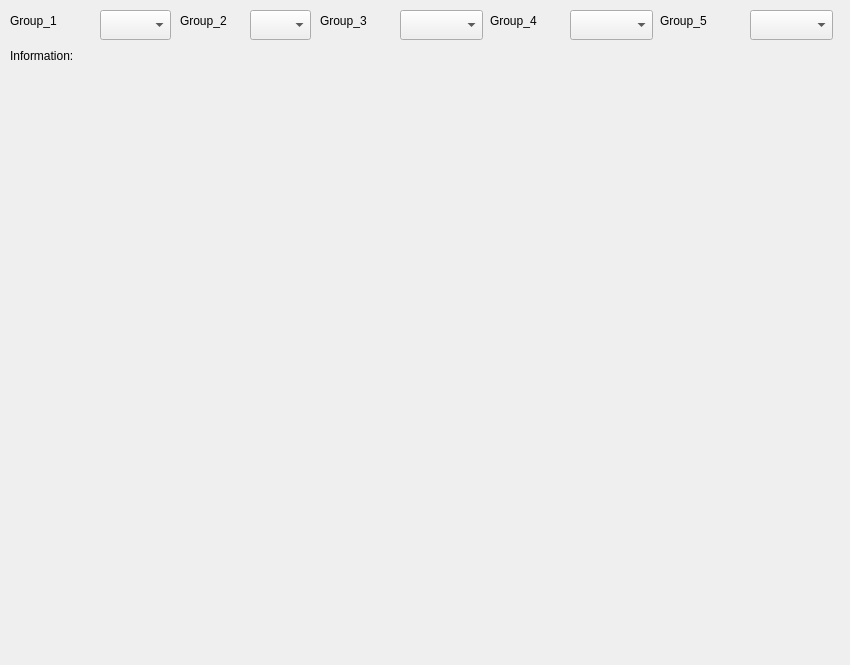
<?xml version="1.0" encoding="UTF-8"?>
<ui version="4.0">
 <class>MainWindow</class>
 <widget class="QMainWindow" name="MainWindow">
  <property name="geometry">
   <rect>
    <x>0</x>
    <y>0</y>
    <width>850</width>
    <height>665</height>
   </rect>
  </property>
  <property name="windowTitle">
   <string>Trader</string>
  </property>
  <widget class="QWidget" name="centralwidget">
   <widget class="QWidget" name="verticalLayoutWidget">
    <property name="geometry">
     <rect>
      <x>10</x>
      <y>49</y>
      <width>831</width>
      <height>611</height>
     </rect>
    </property>
    <layout class="QVBoxLayout" name="verticalLayout">
     <item>
      <layout class="QHBoxLayout" name="horizontalLayout">
       <item>
        <widget class="QLabel" name="information">
         <property name="sizePolicy">
          <sizepolicy hsizetype="Fixed" vsizetype="MinimumExpanding">
           <horstretch>0</horstretch>
           <verstretch>0</verstretch>
          </sizepolicy>
         </property>
         <property name="font">
          <font>
           <italic>false</italic>
           <underline>false</underline>
           <strikeout>false</strikeout>
           <stylestrategy>PreferDefault</stylestrategy>
           <kerning>false</kerning>
          </font>
         </property>
         <property name="layoutDirection">
          <enum>Qt::LeftToRight</enum>
         </property>
         <property name="inputMethodHints">
          <set>Qt::ImhPreferUppercase</set>
         </property>
         <property name="text">
          <string>Information:</string>
         </property>
         <property name="alignment">
          <set>Qt::AlignLeading|Qt::AlignLeft|Qt::AlignTop</set>
         </property>
        </widget>
       </item>
       <item>
        <widget class="QwtPlot" name="qwtPlot">
         <property name="contextMenuPolicy">
          <enum>Qt::DefaultContextMenu</enum>
         </property>
         <property name="whatsThis">
          <string/>
         </property>
         <property name="inputMethodHints">
          <set>Qt::ImhNone</set>
         </property>
        </widget>
       </item>
       <item>
        <widget class="QwtScaleWidget" name="ScaleWidget" native="true"/>
       </item>
      </layout>
     </item>
    </layout>
   </widget>
   <widget class="QComboBox" name="indices">
    <property name="geometry">
     <rect>
      <x>100</x>
      <y>10</y>
      <width>71</width>
      <height>30</height>
     </rect>
    </property>
   </widget>
   <widget class="QLabel" name="label">
    <property name="geometry">
     <rect>
      <x>10</x>
      <y>10</y>
      <width>61</width>
      <height>22</height>
     </rect>
    </property>
    <property name="text">
     <string>Group_1</string>
    </property>
   </widget>
   <widget class="QComboBox" name="courrency">
    <property name="geometry">
     <rect>
      <x>400</x>
      <y>10</y>
      <width>83</width>
      <height>30</height>
     </rect>
    </property>
   </widget>
   <widget class="QComboBox" name="digitalcurrency">
    <property name="geometry">
     <rect>
      <x>570</x>
      <y>10</y>
      <width>83</width>
      <height>30</height>
     </rect>
    </property>
   </widget>
   <widget class="QComboBox" name="stocks">
    <property name="geometry">
     <rect>
      <x>250</x>
      <y>10</y>
      <width>61</width>
      <height>30</height>
     </rect>
    </property>
   </widget>
   <widget class="QComboBox" name="commodity">
    <property name="geometry">
     <rect>
      <x>750</x>
      <y>10</y>
      <width>83</width>
      <height>30</height>
     </rect>
    </property>
   </widget>
   <widget class="QLabel" name="label_2">
    <property name="geometry">
     <rect>
      <x>180</x>
      <y>10</y>
      <width>61</width>
      <height>22</height>
     </rect>
    </property>
    <property name="text">
     <string>Group_2</string>
    </property>
   </widget>
   <widget class="QLabel" name="label_3">
    <property name="geometry">
     <rect>
      <x>320</x>
      <y>10</y>
      <width>67</width>
      <height>22</height>
     </rect>
    </property>
    <property name="text">
     <string>Group_3</string>
    </property>
   </widget>
   <widget class="QLabel" name="label_4">
    <property name="geometry">
     <rect>
      <x>490</x>
      <y>10</y>
      <width>71</width>
      <height>22</height>
     </rect>
    </property>
    <property name="text">
     <string>Group_4</string>
    </property>
   </widget>
   <widget class="QLabel" name="label_5">
    <property name="geometry">
     <rect>
      <x>660</x>
      <y>10</y>
      <width>81</width>
      <height>22</height>
     </rect>
    </property>
    <property name="text">
     <string>Group_5</string>
    </property>
   </widget>
  </widget>
 </widget>
 <customwidgets>
  <customwidget>
   <class>QwtPlot</class>
   <extends>QFrame</extends>
   <header>qwt_plot.h</header>
   <container>1</container>
  </customwidget>
  <customwidget>
   <class>QwtScaleWidget</class>
   <extends>QWidget</extends>
   <header>qwt_scale_widget.h</header>
  </customwidget>
 </customwidgets>
 <resources/>
 <connections/>
</ui>
